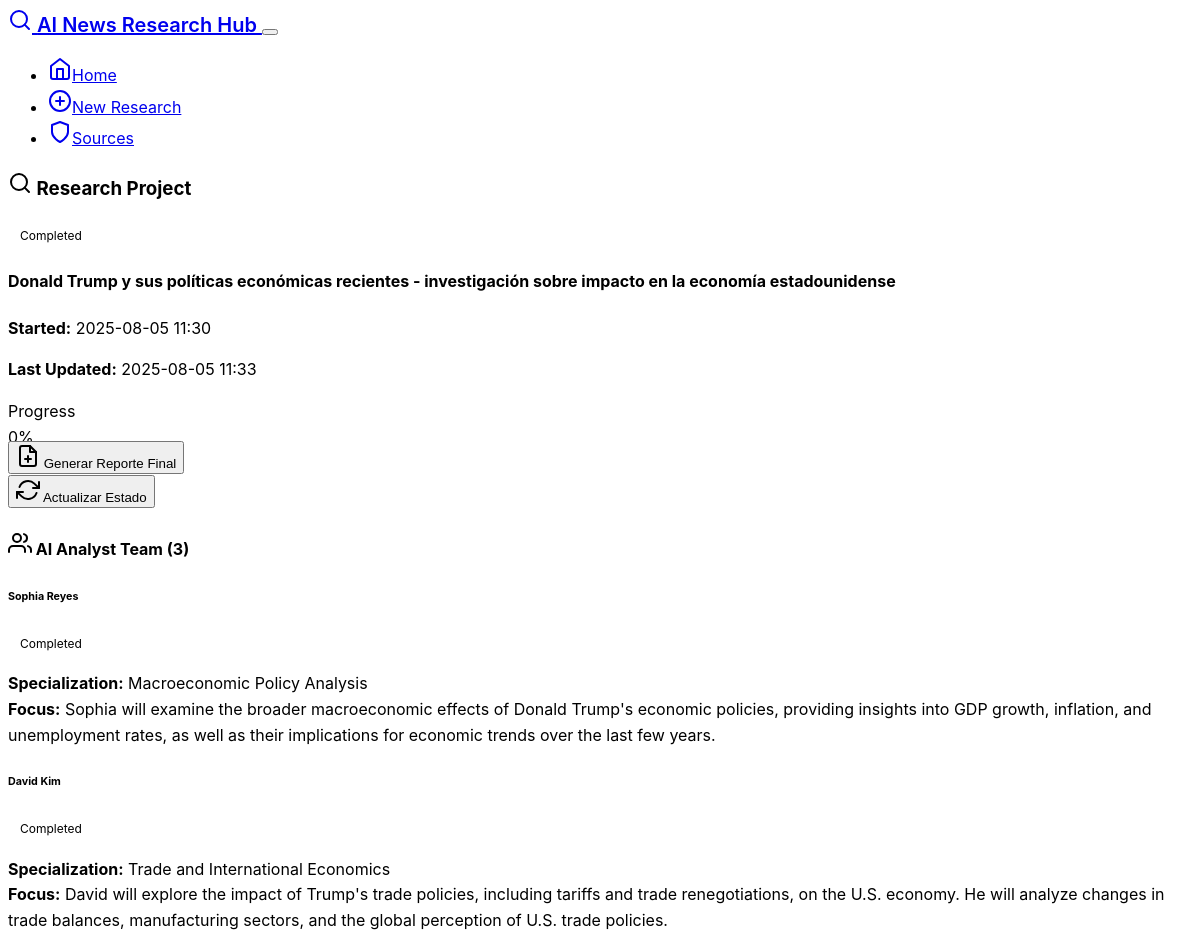
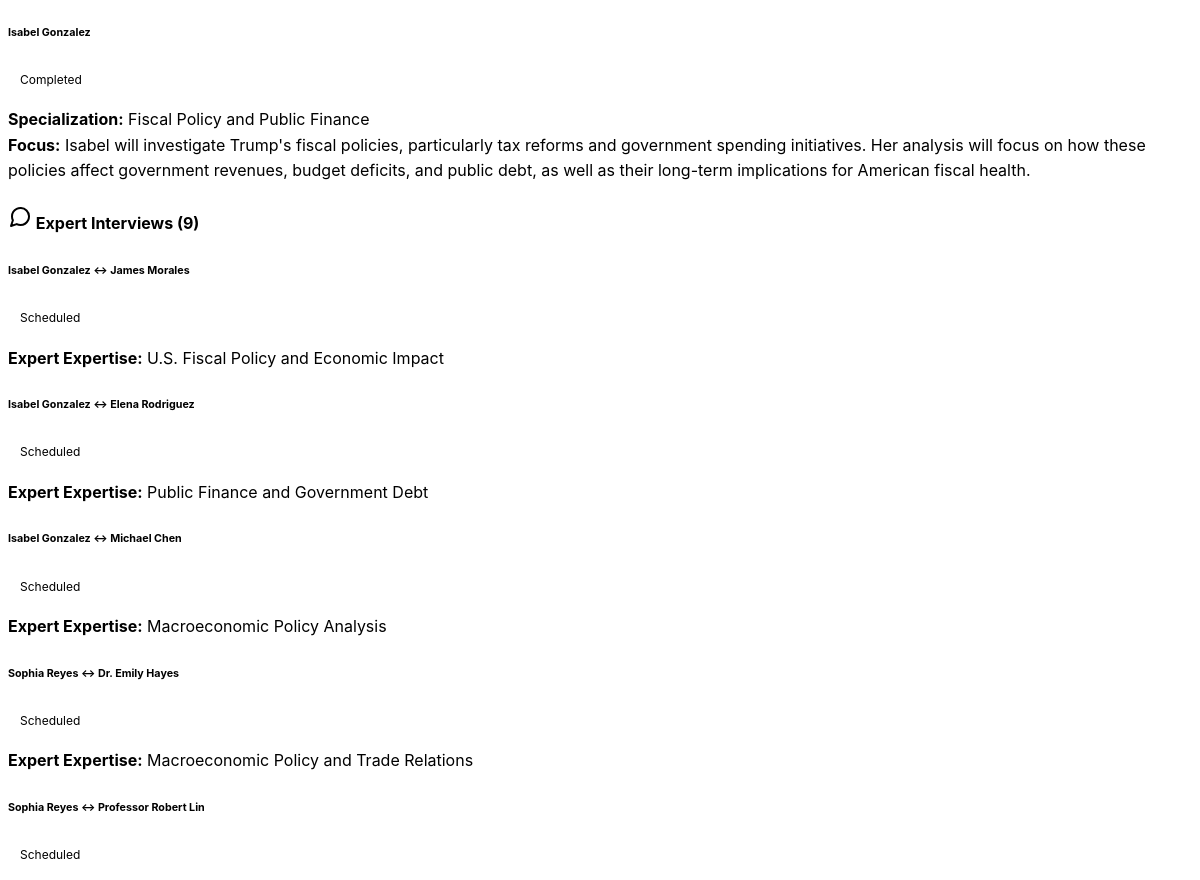
Before: /project/3 (upper part) with the older database file (2 pictures, top to bottom).
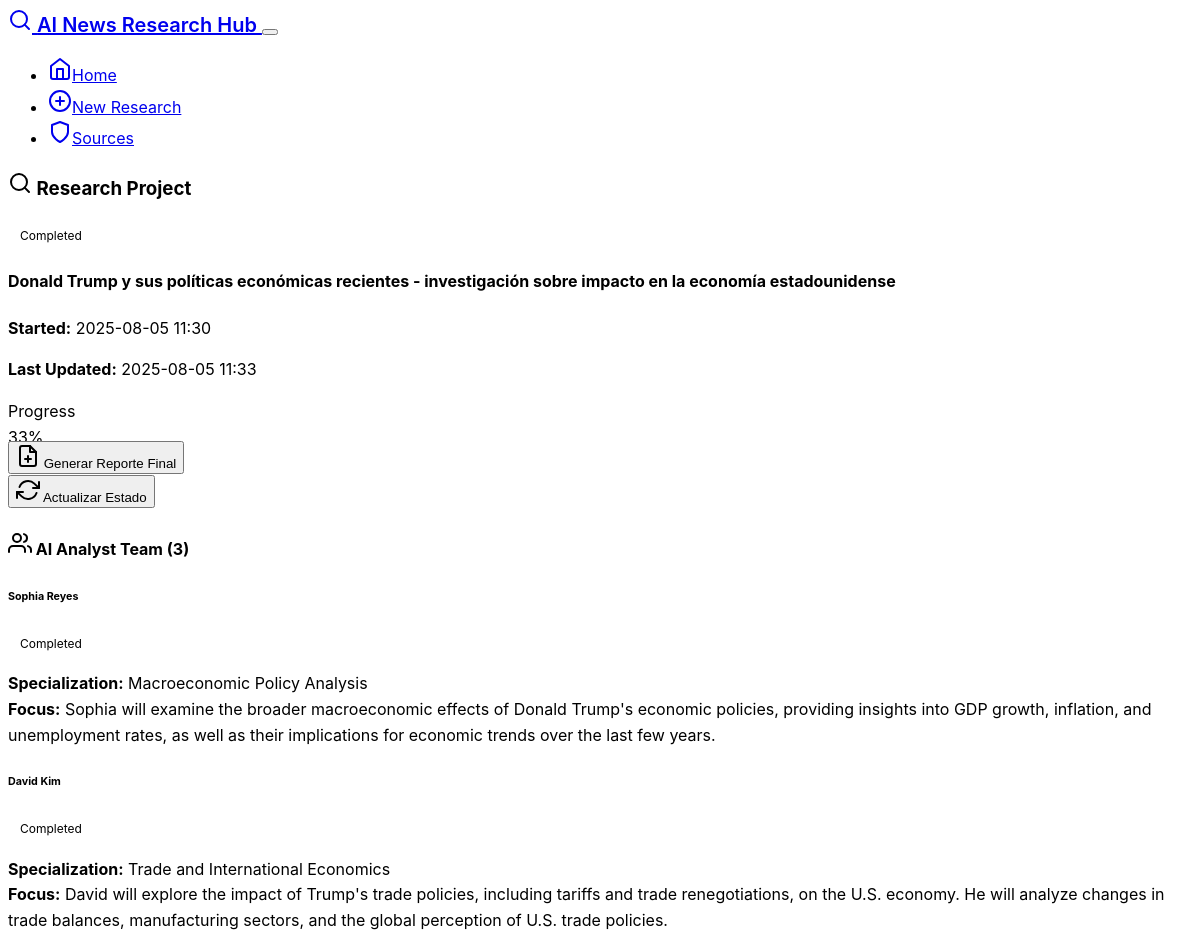
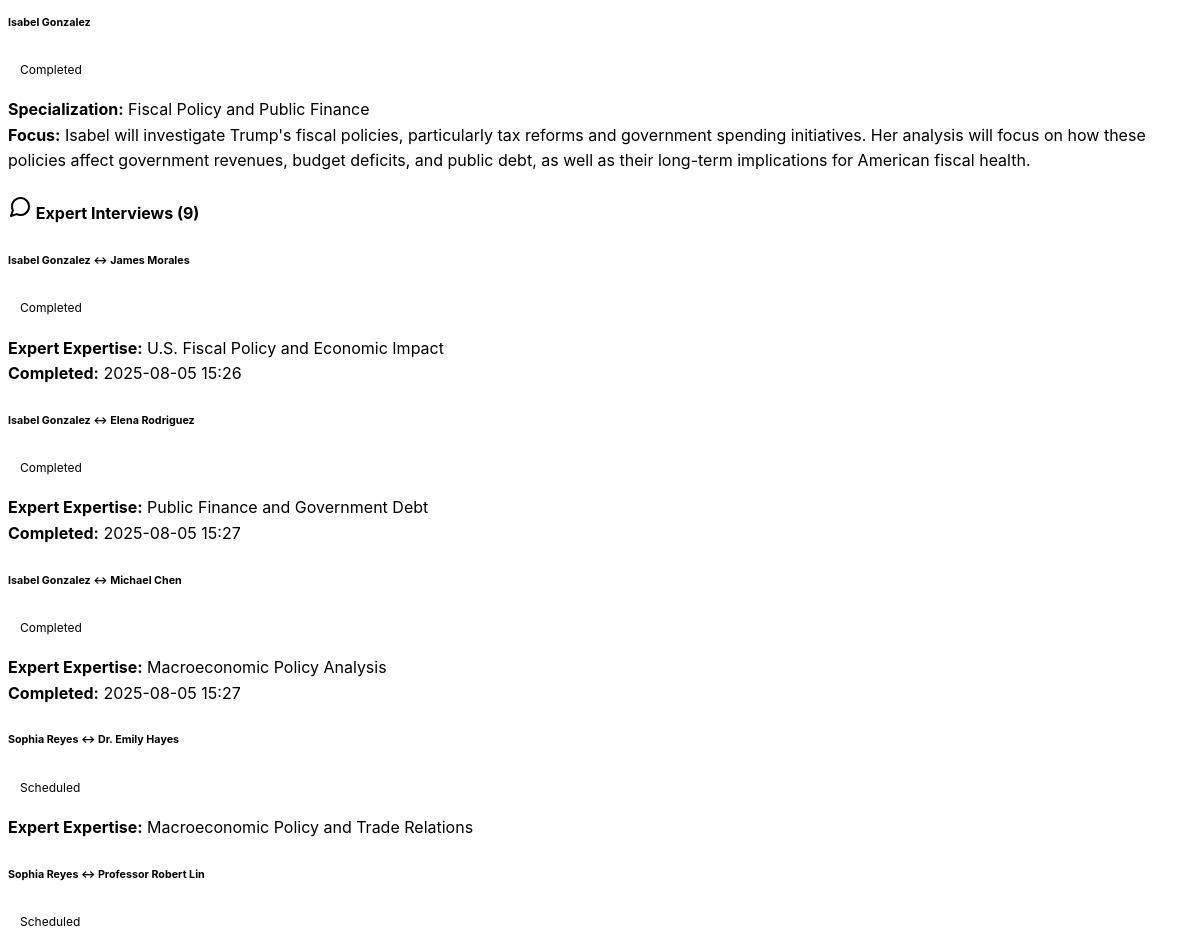
After: the same page with the newer database file (2 pictures, top to bottom).
### models.py (models this page shows)
class ResearchProject(db.Model):
    id = db.Column(db.Integer, primary_key=True)
    topic = db.Column(db.String(500), nullable=False)
    status = db.Column(db.String(50), default='initialized')  # initialized, analyzing, interviewing, reviewing, completed
    created_at = db.Column(db.DateTime, default=datetime.utcnow)
    updated_at = db.Column(db.DateTime, default=datetime.utcnow, onupdate=datetime.utcnow)
    final_report = db.Column(db.Text)
    human_notes = db.Column(db.Text)
    analysts = db.relationship('Analyst', backref='project', lazy=True, cascade='all, delete-orphan')
    interviews = db.relationship('Interview', backref='project', lazy=True, cascade='all, delete-orphan')

class Analyst(db.Model):
    id = db.Column(db.Integer, primary_key=True)
    project_id = db.Column(db.Integer, db.ForeignKey('research_project.id'), nullable=False)
    name = db.Column(db.String(100), nullable=False)
    specialization = db.Column(db.String(200), nullable=False)
    research_focus = db.Column(db.Text)
    status = db.Column(db.String(50), default='assigned')  # assigned, researching, interviewing, completed
    created_at = db.Column(db.DateTime, default=datetime.utcnow)

class Interview(db.Model):
    id = db.Column(db.Integer, primary_key=True)
    project_id = db.Column(db.Integer, db.ForeignKey('research_project.id'), nullable=False)
    analyst_id = db.Column(db.Integer, db.ForeignKey('analyst.id'), nullable=False)
    expert_id = db.Column(db.Integer, db.ForeignKey('expert.id'), nullable=False)
    questions = db.Column(db.Text)  # JSON string of questions
    responses = db.Column(db.Text)  # JSON string of responses
    insights = db.Column(db.Text)
    credibility_assessment = db.Column(db.Text)
    fake_news_flags = db.Column(db.Text)  # JSON string of potential fake news indicators
    status = db.Column(db.String(50), default='scheduled')  # scheduled, in_progress, completed, reviewed
    created_at = db.Column(db.DateTime, default=datetime.utcnow)
    completed_at = db.Column(db.DateTime)
    analyst = db.relationship('Analyst', backref='interviews')

class Expert(db.Model):
    id = db.Column(db.Integer, primary_key=True)
    name = db.Column(db.String(100), nullable=False)
    expertise_area = db.Column(db.String(200), nullable=False)
    background = db.Column(db.Text)
    credibility_score = db.Column(db.Float, default=0.8)
    interviews = db.relationship('Interview', backref='expert', lazy=True)

### routes.py (the view)
@app.route('/project/<int:project_id>')
def project_status(project_id):
    project = ResearchProject.query.get_or_404(project_id)
    analysts = Analyst.query.filter_by(project_id=project_id).all()
    interviews = Interview.query.filter_by(project_id=project_id).all()
    total_interviews = len(interviews)
    completed_interviews = len([i for i in interviews if i.status == 'completed'])
    progress = (completed_interviews / total_interviews * 100) if total_interviews > 0 else 0
    return render_template('research.html',
                         project=project,
                         analysts=analysts,
                         interviews=interviews,
                         progress=progress)

### templates/research.html (shortened to what this page needs)
{% extends "base.html" %}
{% block content %}
{% if not project %}
<div class="row">
    <div class="col-lg-8 mx-auto">
        <div class="card">
            <div class="card-header">
                <h3 class="mb-0">
                    <i data-feather="search" class="me-2"></i>
                    Start New Research Project
                </h3>
            </div>
            <div class="card-body">
                <form method="POST">
                    <div class="mb-4">
                        <label for="topic" class="form-label">Research Topic</label>
                        <textarea class="form-control form-control-lg"
                                  id="topic"
                                  name="topic"
                                  rows="3"
                                  placeholder="Enter the topic you want to research (e.g., 'Climate change impacts on agriculture', 'Latest developments in AI safety', 'COVID-19 vaccine effectiveness')"
                                  required></textarea>
                        <div class="form-text">
                            Be specific about what you want to investigate. The AI analysts will be specialized based on your topic.
                        </div>
                    </div>
                    <div class="d-grid">
                        <button type="submit" class="btn btn-primary btn-lg">
                            <i data-feather="play" class="me-2"></i>
                            Start Research
                        </button>
                    </div>
                </form>
            </div>
        </div>
        <div class="mt-5">
            <h4 class="mb-3">
                <i data-feather="info" class="me-2"></i>
                What Happens Next?
            </h4>
            <div class="list-group">
                <div class="list-group-item">
                    <div class="d-flex w-100 justify-content-between align-items-center">
                        <div>
                            <h6 class="mb-1">
                                <i data-feather="users" class="me-2 text-primary"></i>
                                AI Analyst Team Generation
                            </h6>
                            <p class="mb-1">Specialized AI analysts will be created based on your topic</p>
                        </div>
                    </div>
                </div>
                <div class="list-group-item">
                    <div class="d-flex w-100 justify-content-between align-items-center">
                        <div>
                            <h6 class="mb-1">
                                <i data-feather="message-square" class="me-2 text-primary"></i>
                                Expert Interview Process
                            </h6>
                            <p class="mb-1">Each analyst will interview relevant AI experts in parallel</p>
                        </div>
                    </div>
                </div>
                <div class="list-group-item">
                    <div class="d-flex w-100 justify-content-between align-items-center">
                        <div>
                            <h6 class="mb-1">
                                <i data-feather="eye" class="me-2 text-warning"></i>
                                Human Review Checkpoint
                            </h6>
                            <p class="mb-1">You'll have the opportunity to review and refine the process</p>
                        </div>
                    </div>
                </div>
                <div class="list-group-item">
                    <div class="d-flex w-100 justify-content-between align-items-center">
                        <div>
                            <h6 class="mb-1">
                                <i data-feather="file-text" class="me-2 text-success"></i>
                                Final Report Generation
                            </h6>
                            <p class="mb-1">AI Technical Writer compiles all insights into a comprehensive report</p>
                        </div>
                    </div>
                </div>
            </div>
        </div>
    </div>
</div>
{% else %}
<div class="row">
    <div class="col-12">
        <div class="card mb-4">
            <div class="card-header">
                <div class="d-flex justify-content-between align-items-center">
                    <h3 class="mb-0">
                        <i data-feather="search" class="me-2"></i>
                        Research Project
                    </h3>
                    <span class="badge fs-6
                        {% if project.status == 'completed' %}bg-success
                        {% elif project.status == 'error' %}bg-danger
                        {% elif project.status == 'reviewing' %}bg-warning
                        {% else %}bg-info{% endif %}">
                        {{ project.status.title() }}
                    </span>
                </div>
            </div>
            <div class="card-body">
                <h4 class="mb-3">{{ project.topic }}</h4>
                <div class="row">
                    <div class="col-md-6">
                        <p><strong>Started:</strong> {{ project.created_at.strftime('%Y-%m-%d %H:%M') }}</p>
                        <p><strong>Last Updated:</strong> {{ project.updated_at.strftime('%Y-%m-%d %H:%M') }}</p>
                    </div>
                    <div class="col-md-6">
                        {% if progress is defined %}
                        <div class="mb-3">
                            <label class="form-label">Progress</label>
                            <div class="progress">
                                <div class="progress-bar" style="width: {{ progress }}%">{{ "%.0f"|format(progress) }}%</div>
                            </div>
                        </div>
                        {% endif %}
                    </div>
                </div>
                <div class="mt-3">
                    {% if project.final_report %}
                    <a href="{{ url_for('view_report', project_id=project.id) }}"
                       class="btn btn-primary me-2">
                        <i data-feather="file-text" class="me-2"></i>
                        Ver Reporte Final
                    </a>
                    {% elif project.status == 'completed' %}
                    <form method="POST" action="{{ url_for('generate_report', project_id=project.id) }}" class="d-inline">
                        <button type="submit" class="btn btn-success me-2">
                            <i data-feather="file-plus" class="me-2"></i>
                            Generar Reporte Final
                        </button>
                    </form>
                    {% endif %}
                    <button type="button"
                            class="btn btn-outline-secondary"
                            onclick="refreshStatus()">
                        <i data-feather="refresh-cw" class="me-2"></i>
                        Actualizar Estado
                    </button>
                </div>
            </div>
        </div>
        {% if analysts %}
        <div class="card mb-4">
            <div class="card-header">
                <h4 class="mb-0">
                    <i data-feather="users" class="me-2"></i>
                    AI Analyst Team ({{ analysts|length }})
                </h4>
            </div>
            <div class="card-body">
                <div class="row">
                    {% for analyst in analysts %}
                    <div class="col-md-6 mb-3">
                        <div class="card">
                            <div class="card-body">
                                <div class="d-flex justify-content-between align-items-center mb-2">
                                    <h6 class="card-title mb-0">{{ analyst.name }}</h6>
                                    <span class="badge
                                        {% if analyst.status == 'completed' %}bg-success
                                        {% elif analyst.status == 'interviewing' %}bg-info
                                        {% else %}bg-secondary{% endif %}">
                                        {{ analyst.status.title() }}
                                    </span>
                                </div>
                                <p class="card-text">
                                    <strong>Specialization:</strong> {{ analyst.specialization }}<br>
                                    <strong>Focus:</strong> {{ analyst.research_focus }}
                                </p>
                            </div>
                        </div>
                    </div>
                    {% endfor %}
                </div>
            </div>
        </div>
        {% endif %}
        {% if interviews %}
        <div class="card mb-4">
            <div class="card-header">
                <h4 class="mb-0">
                    <i data-feather="message-circle" class="me-2"></i>
                    Expert Interviews ({{ interviews|length }})
                </h4>
            </div>
            <div class="card-body">
                <div class="row">
                    {% for interview in interviews %}
                    <div class="col-md-6 mb-3">
                        <div class="card">
                            <div class="card-body">
                                <div class="d-flex justify-content-between align-items-center mb-2">
                                    <h6 class="card-title mb-0">
                                        {{ interview.analyst.name }} ↔ {{ interview.expert.name }}
                                    </h6>
                                    <span class="badge
                                        {% if interview.status == 'completed' %}bg-success
                                        {% elif interview.status == 'in_progress' %}bg-info
                                        {% elif interview.status == 'error' %}bg-danger
                                        {% else %}bg-secondary{% endif %}">
                                        {{ interview.status.replace('_', ' ').title() }}
                                    </span>
                                </div>
                                <p class="card-text">
                                    <strong>Expert Expertise:</strong> {{ interview.expert.expertise_area }}<br>
                                    {% if interview.completed_at %}
                                    <strong>Completed:</strong> {{ interview.completed_at.strftime('%Y-%m-%d %H:%M') }}
                                    {% endif %}
                                </p>
                            </div>
                        </div>
                    </div>
                    {% endfor %}
                </div>
            </div>
        </div>
        {% endif %}
    </div>
</div>
{% endif %}
{% endblock %}

### templates/base.html (shortened to what this page needs)
<!DOCTYPE html>
<html lang="en" data-bs-theme="dark">
<head>
    <link href="https://cdn.replit.com/agent/bootstrap-agent-dark-theme.min.css" rel="stylesheet">
    <link rel="stylesheet" href="{{ url_for('static', filename='css/style.css') }}">
</head>
<body>
    <nav class="navbar navbar-expand-lg navbar-dark">
        <div class="container">
            <a class="navbar-brand" href="{{ url_for('index') }}">
                <i data-feather="search" class="me-2"></i>
                AI News Research Hub
            </a>
            <button class="navbar-toggler" type="button" data-bs-toggle="collapse" data-bs-target="#navbarNav">
            </button>
            <div class="collapse navbar-collapse" id="navbarNav">
                <ul class="navbar-nav ms-auto">
                    <li class="nav-item">
                        <a class="nav-link" href="{{ url_for('index') }}">
                            <i data-feather="home" class="me-1"></i>Home
                        </a>
                    </li>
                    <li class="nav-item">
                        <a class="nav-link" href="{{ url_for('research') }}">
                            <i data-feather="plus-circle" class="me-1"></i>New Research
                        </a>
                    </li>
                    <li class="nav-item">
                        <a class="nav-link" href="{{ url_for('news_sources') }}">
                            <i data-feather="shield" class="me-1"></i>Sources
                        </a>
                    </li>
                </ul>
            </div>
        </div>
    </nav>
    <main class="container my-4">
        {% block content %}{% endblock %}
    </main>
</body>
</html>

### static/css/style.css (style rules this page uses)
:root { --research-primary: #0066cc; --research-success: #28a745; --research-warning: #ffc107; --research-danger: #dc3545; --research-info: #17a2b8; }
body { font-family: -apple-system, BlinkMacSystemFont, 'Segoe UI', 'Roboto', 'Helvetica Neue', Arial, sans-serif; line-height: 1.6; }
.navbar-brand { font-weight: 600; font-size: 1.25rem; }
.card { transition: transform 0.2s ease-in-out, box-shadow 0.2s ease-in-out; border-radius: 0.5rem; }
.progress { height: 1rem; }
.badge { font-size: 0.75rem; padding: 0.5rem 0.75rem; }
[data-bs-theme="dark"] .card { background-color: var(--bs-gray-800); }

Changed rows visible on the page:
changed Interview "U.S. Fiscal Policy and Economic Impact": status.replace "Scheduled" → "Completed"; completed_at (not shown) → "2025-08-05 15:26"
changed Interview "Public Finance and Government Debt": status.replace "Scheduled" → "Completed"; completed_at (not shown) → "2025-08-05 15:27"
changed Interview "Macroeconomic Policy Analysis": status.replace "Scheduled" → "Completed"; completed_at (not shown) → "2025-08-05 15:27"
Other visible differences:
{{ "%.0f"|format(progress) }}: "0" → "33"
